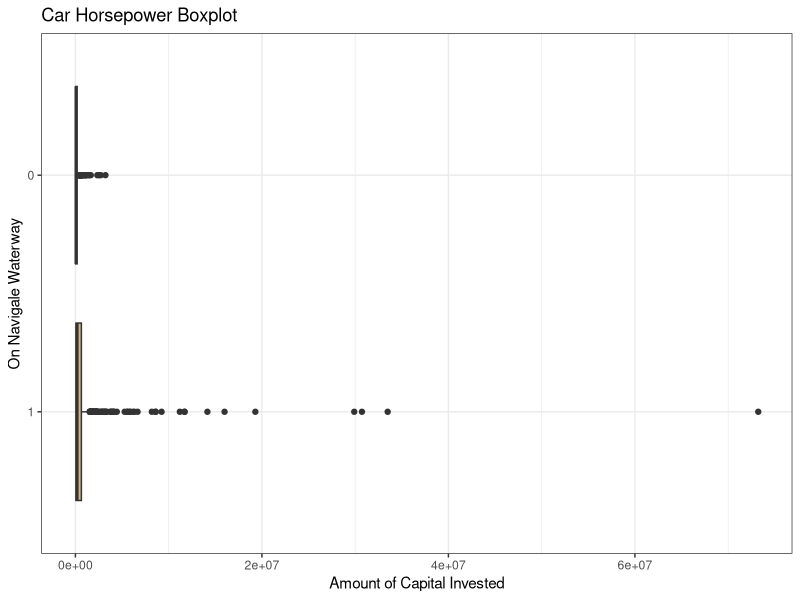
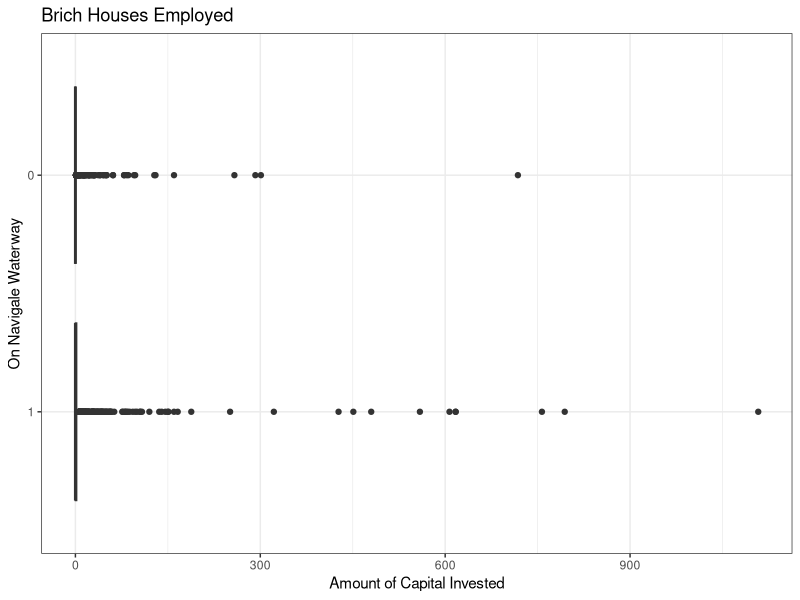

Generate these figures, in order, with R: (Note: this script raises an error after producing the figures.)
library(readxl)
library(tidyverse)
library(stringr)
library(magrittr)


# 1280 rows
# ADB - production of industries
# ADE - Men employed in selected industries

production <- read_xlsx("USCensus_1840_county.xlsx")

# 1281 rows
# ACX - County Borders Navgiable waterway, 1 if yes
navig <- read_xlsx("USCensusData1840.xlsx")

# 1280 rows
# ADC - Capital Invested
# ADD - Persons Employed
capital <- read_xlsx("USCensusData1840_2.xlsx")

# bigboy is all the data combineds
bigboy <- production %>% inner_join(navig) %>% inner_join(capital) 

# I seperate the header descriptions into a seperate variable, then clean bigboy up a bit
bigboy_head <- bigboy %>% slice_head()
bigboy %<>% slice(-1) %>% select(-YEAR) %>% 
  mutate(across(starts_with(c("ad", "ac")), as.numeric))

bigboy_head %>% View()
# lookup function for columns so we can check what each column represents quickly
colLook <- function(columnNames){
  codeDict <- c("ADE"="Men Employed In", "ADB"="Production Of", "ACX"="Navigable Waterway",
                "ADC"="Capital Invested", "ADD" = "")
  for (i in columnNames){
    print(paste(i,':', codeDict[substr(i, 1, 3)],bigboy_head[i][[1]]))
  }
}

colLook(c("ADC010", "ADC011"))



bigboy %<>% mutate(menSum = rowSums(across(starts_with("ADE")))) %>%
  mutate(peopleSum = rowSums(across(starts_with("ADD"))))  %>% 
  mutate(capitalSum = rowSums(across(starts_with("ADC"))))

#remove all rows with NA values
bigboy <- bigboy[!rowSums(is.na(bigboy)),]



# ggplot(data = bigboy, aes(x = peopleSum, y = capitalSum)) +
#   geom_point() +
#   theme_bw()
# 
# ggplot(data = bigboy, aes(x = menSum, y = capitalSum)) +
#   geom_point() +
#   theme_bw()

# bigboy %>% filter(ACX001 == 1) %>% arrange(desc(capitalSum)) %>% View()
# 
# ggplot(data=bigboy,aes(x=peopleSum,y=reorder(ACX001,-peopleSum))) +
#   geom_boxplot(fill="Tan") +
#   labs(title="Car Horsepower Boxplot",
#        x="Amount of People Working",
#        y="On Navigale Waterway") +
#   theme_bw()
# 
ggplot(data=bigboy,aes(x=capitalSum,y=reorder(ACX001,-capitalSum))) +
  geom_boxplot(fill="Tan") +
  labs(title="Car Horsepower Boxplot",
       x="Amount of Capital Invested",
       y="On Navigale Waterway") +
  theme_bw()

# adb012 - sperm and wax candles produced
# adb014 /15 brick houses vs wooden houses
# adb021 sperm oil gallons, could be useful for y/n
# adb019 quintailes of dried fish
# adc031 sugar refinieries?
# add005 persons in ocean
# add006 persons in inland navigiation, actually kinda good

bigboy %>% arrange(desc(ADD005)) %>% filter(ACX001 == 0) %>% View()

ggplot(data=bigboy,aes(x=ADD001,y=reorder(ACX001,-ADD001))) +
  geom_boxplot(fill="Tan") +
  labs(title="Brich Houses Employed",
       x="Amount of Capital Invested",
       y="On Navigale Waterway") +
  theme_bw()

modelCap <- glm(data = bigboy, formula = "ACX001 ~ capitalSum", family="binomial")
summary(modelFirst)


modelSpaghetti <- glm(data = bigboy, 
      formula = "ACX001 ~  capitalSum + ADD005 +ADD006", family="binomial")
summary(modelSpaghetti)
